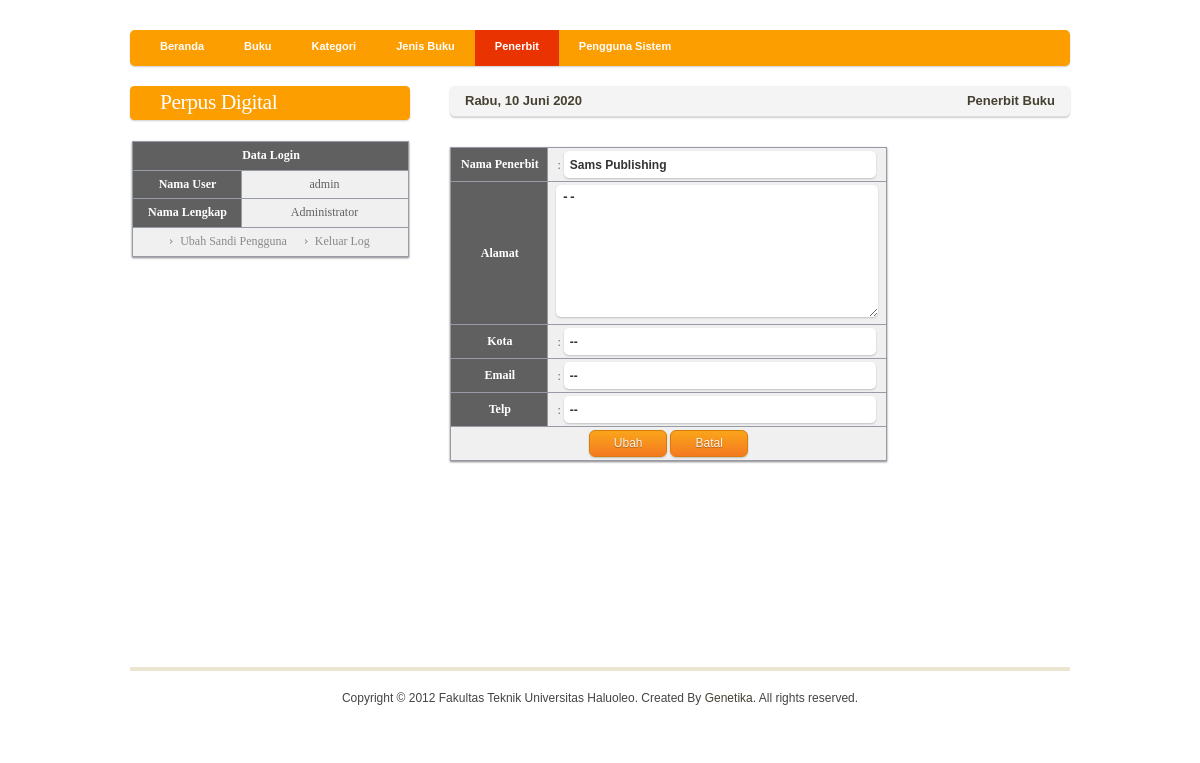
Page /admin/media.php?module=penerbit&act=edit&id=7 (signed in) on the committed database.
### tables this page shows
CREATE TABLE IF NOT EXISTS `penerbit` (
  `id_penerbit` int(11) NOT NULL AUTO_INCREMENT,
  `nama_penerbit` varchar(255) NOT NULL,
  `alamat` varchar(255) NOT NULL,
  `kota` varchar(255) NOT NULL,
  `email` varchar(255) NOT NULL,
  `telp` varchar(255) NOT NULL,
  PRIMARY KEY (`id_penerbit`)
);

### admin/modul/modPenerbit/penerbit.php (the view, shortened to what this page needs)
<?php
if (empty($_SESSION['namauser']) AND empty($_SESSION['passuser'])){
	echo "<script language=Javascript>
				javascript:document.location='login.php';
		</script>";
}
else{
$aksi="modul/modPenerbit/aksiPenerbit.php";
switch($_GET['act']){
  case "edit":
    $edit=mysql_query("SELECT * FROM penerbit WHERE id_penerbit='$_GET[id]'");
    $r=mysql_fetch_array($edit);
    echo "<form method=POST action=$aksi?module=penerbit&act=update onSubmit=\"return validasi(this)\">
          <input type=hidden name=id value='$r[id_penerbit]'>
          <table>
          <tr><th>Nama Penerbit</th>     <td> : <input class='form-input-gray' type=text id=namaPenerbit name='namaPenerbit' value='$r[nama_penerbit]'></td></tr>
          <tr><th>Alamat</th>     <td> <textarea class='formText' id=alamat name=alamat width=100 height=50>$r[alamat]</textarea></td></tr>
          <tr><th>Kota</th>     <td> : <input class='form-input-gray' type=text id=kota name='kota' value='$r[kota]'></td></tr>
          <tr><th>Email</th>     <td> : <input class='form-input-gray' type=text id=email name='email' value='$r[email]'></td></tr>
          <tr><th>Telp</th>     <td> : <input class='form-input-gray' type=text id=telp name='telp' value='$r[email]'></td></tr>
          <tr><td class='left' colspan=2><input class='button orange' type=submit value=Ubah>
                            <input type=button class='button orange' value=Batal onclick=self.history.back()></td></tr>
          </table></form>";
    break;
}
}
?>

### admin/style.css (style rules this page uses)
body { margin: 0; padding: 0; background: #FFFFFF; font-family: Arial, Helvetica, sans-serif; font-size: 12px; color: #464032; --background: -webkit-gradient(linear, left top, left bottom, from(#ccc),to(#eee)); --background: -moz-linear-gradient(top, #ccc, #eee); --filter: progid:DXImageTransform.Microsoft.gradient(startColorstr='#ccc',endColorstr='#eee'); }

### admin/buttonform.css (style rules this page uses)
.button { display: inline-block; outline: none; cursor: pointer; text-align: center; text-decoration: none; font: 12px/100% Arial, Helvetica, sans-serif; padding: .5em 2em .55em; text-shadow: 0 1px 1px rgba(0,0,0,.3); -webkit-border-radius: .5em; -moz-border-radius: .5em; border-radius: .5em; -webkit-box-shadow: 0 1px 2px rgba(0,0,0,.2); -moz-box-shadow: 0 1px 2px rgba(0,0,0,.2); box-shadow: 0 1px 2px rgba(0,0,0,.2); }
.orange { color: #fef4e9; border: solid 1px #da7c0c; background: #f78d1d; background: -webkit-gradient(linear, left top, left bottom, from(#faa51a),to(#f47a20)); background: -moz-linear-gradient(top, #faa51a, #f47a20); filter: progid:DXImageTransform.Microsoft.gradient(startColorstr='#faa51a',endColorstr='#f47a20'); }
.form-input-gray { background: #fff no-repeat; border: none; color: #333; font-size: 12px; height: 15px; padding: 6px 6px 6px 6px; width: 300px; font-weight: bold; -webkit-border-radius: .4em; -moz-border-radius: .4em; border-radius: .4em; -webkit-box-shadow: 0 1px 2px rgba(0,0,0,.2); -moz-box-shadow: 0 1px 2px rgba(0,0,0,.2); box-shadow: 0 1px 2px rgba(0,0,0,.2); }
.formText { background: #fff no-repeat; border: none; color: #333; font-size: 12px; height: 120px; padding: 6px 6px 6px 6px; width: 310px; font-weight: bold; -webkit-border-radius: .4em; -moz-border-radius: .4em; border-radius: .4em; -webkit-box-shadow: 0 1px 2px rgba(0,0,0,.2); -moz-box-shadow: 0 1px 2px rgba(0,0,0,.2); box-shadow: 0 1px 2px rgba(0,0,0,.2); }

### admin/greenblack.css (style rules this page uses)
body { color : #606060; font-family : Tahoma; font-size : 13; }
table { border-collapse : collapse; box-shadow: 0 1px 2px rgba(0,0,0,.5); }
th { background-color : #606060; padding-left : 10px; padding-right : 8px; padding-top : 3px; padding-bottom : 3px; border : 1px solid #969BA5; text-align : center; color : #FFFFFF; font-size : 13; }
td { background-color : #F0F0F0; padding-left : 8px; padding-right : 8px; padding-top : 3px; padding-bottom : 3px; border : 1px solid #969BA5; color : #606060; font-size : 13; text-align : center; }

### rows in the picture
penerbit: namaPenerbit "Sams Publishing", alamat "--", kota "--", email "--", telp "--"

### other values in the picture
$hari_ini "Rabu"
$tgl "10 Juni 2020"
$_SESSION['namauser'] "admin"
$_SESSION['namalengkap'] "Administrator"
